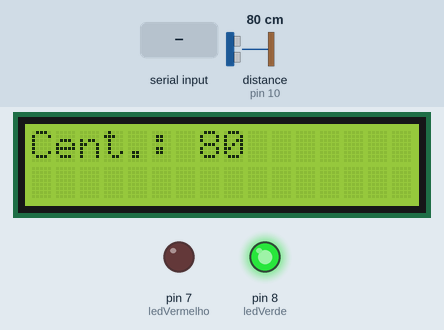
A sketch run on a simulated Arduino Uno, built with avr-gcc and run on an emulated ATmega328P. On the bench: 16×2 character LCD, output pins drawn as LEDs (lit = HIGH). The test bench sets the inputs (shaded band); at power-on: distance to the obstacle (sensor on pin 10) 80 cm. The echo pulse lasts 58.3 µs per cm; what the sketch prints to the serial monitor is not drawn.

Above: at 1.2 s.
1.3 s: "iot2\n" received over Serial
At 3.6 s:
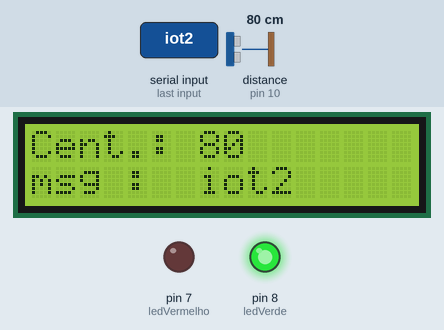
4.5 s: distance to the obstacle (sensor on pin 10) set to 44 cm
At 6.8 s:
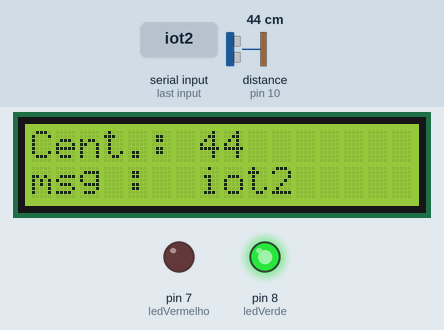
7.1 s: distance to the obstacle (sensor on pin 10) set to 37 cm
At 9.7 s:
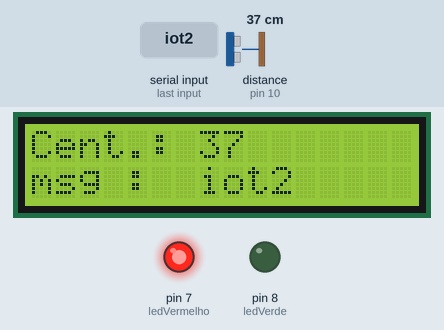
10.0 s: "portao2\n" received over Serial
At 12.9 s:
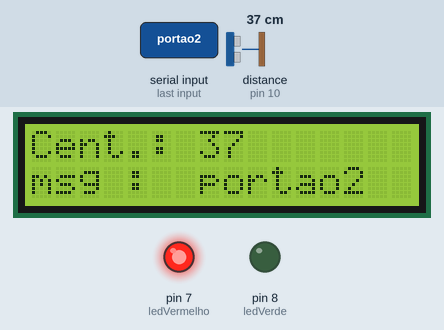
13.2 s: "1" received over Serial
At 15.6 s:
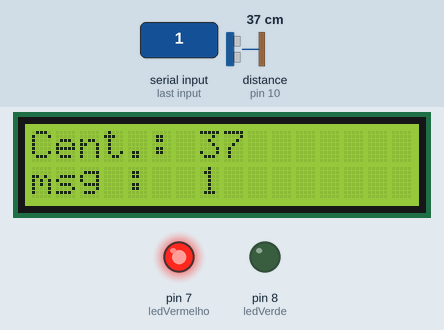
15.9 s: distance to the obstacle (sensor on pin 10) set to 60 cm
At 17.0 s:
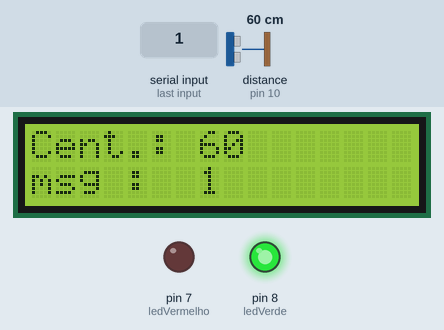
Timing chart, 0 to 18.9 s (numbered marks = the images above; inputs shaded):
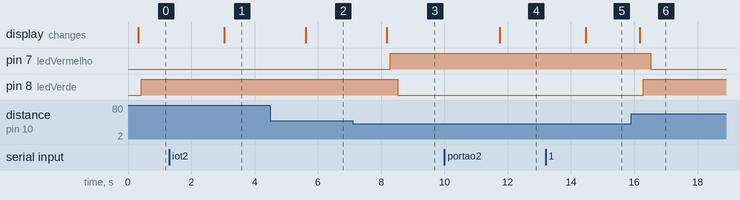

Measured:
- the behaviour switches between 41 and 40 cm on distance to the obstacle (sensor on pin 10) (found by bisection; images 2 and 3)
- after the input at 1.3 s, the display: changes after 1.7 s (image 1)
- after the input at 4.5 s, the display: changes after 1.1 s (image 2)
- after the input at 7.1 s, pin 7 (ledVermelho): LOW → HIGH after 1.2 s; pin 8 (ledVerde): HIGH → LOW after 1.4 s; the display: changes after 1.1 s (image 3)
- after the input at 10.0 s, the display: changes after 1.8 s (image 4)
- after the input at 13.2 s, the display: changes after 1.3 s (image 5)
- after the input at 15.9 s, pin 7 (ledVermelho): HIGH → LOW after 0.63 s; pin 8 (ledVerde): LOW → HIGH after 0.38 s; the display: changes after 0.28 s (image 6)

The sketch:

Projeto2_GestorVagasEstacionamento_v01.ino
```cpp
//Programa : Medidor de distancia com HC-SR04
//Autor : Arduino e Cia

#include <Ultrasonic.h>
#include <LiquidCrystal.h>  //Carrega a biblioteca LCD

//Define o pino do Arduino a ser utilizado com o pino Trigger do sensor
#define PINO_TRIGGER 9
#define ledVerde 8 // verde
#define ledVermelho 7 // vermelho
//Define o pino do Arduino a ser utilizado com o pino Echo do sensor
#define PINO_ECHO 10

//Inicializa o sensor ultrasonico
Ultrasonic ultrasonic(PINO_TRIGGER, PINO_ECHO);

//Define os pinos que serão ligados ao LCD
LiquidCrystal lcd(12, 11, 5, 4, 3, 2);
int statusVG = 0;

void setup()
{
  Serial.begin(9600); //Inicializa a serial
  lcd.begin(16, 2); //Inicializa LCD
  lcd.clear();     //Limpa o LCD
  pinMode(ledVermelho, OUTPUT);
  pinMode(ledVerde, OUTPUT);
}

void loop()
{

  //  digitalWrite(ledVerde,HIGH);
  //  digitalWrite(ledVermelho,HIGH);
  //float cmMsec, inMsec;

  //Le os dados do sensor, com o tempo de retorno do sinal
  //long microsec = ultrasonic.timing();

  //  //Calcula a distancia em centimetros
  //  cmMsec = ultrasonic.convert(microsec, Ultrasonic::CM);
  //  //Calcula a distancia em polegadas
  //  inMsec = ultrasonic.convert(microsec, Ultrasonic::IN);

  //int distancia = 20;

  int distancia = ultrasonic.distanceRead();

  // Escreve o valor da distância no painel Serial
  // Serial.print("Distance in CM: ");
  // Serial.println(distancia);

  delay(250);
  //Apresenta os dados, em centimetros, no LCD e na Serial
  lcd.setCursor(0, 0);
  lcd.print("Cent.: ");
  lcd.print("        ");
  lcd.setCursor(7, 0);
  lcd.print(distancia);

  Serial.print("Cent:  ");
  Serial.println(distancia);

  //Apresenta os dados, em polegadas, no LCD e na Serial
  //  if(msg.equals("")){
  //  lcd.setCursor(0,1);
  //  lcd.print("msg : ");
  //  }
  //  else{
  //  lcd.setCursor(0,1);
  //  lcd.print("msg : ");
  //  lcd.setCursor(7,1);
  //  lcd.print("         ");
  //  lcd.setCursor(7,1);
  //  lcd.print(msg);
  //  }

  if (Serial.available() > 0) {
    String msg = Serial.readString();
    lcd.setCursor(0, 1);
    lcd.print("msg : ");
    lcd.setCursor(7, 1);
    lcd.print("         ");
    lcd.setCursor(7, 1);
    lcd.print(msg);
  }

  //  Serial.print(", Pol. : ");
  //  Serial.println(inMsec);

  delay(100);


  statusVaga(distancia);
  //  if (distancia >= 20 && distancia <= 40) {
  //    Serial.println("Vaga Ocupada");
  //     acenderLed (ledVermelho);
  //     apagarLed(ledVerde);
  //  }
  //  else if (distancia >= 40 && distancia <= 60) {
  //    Serial.println("Vaga Livre");
  //     acenderLed (ledVerde);
  //     apagarLed(ledVermelho);
  //  }
  //  else {
  //    Serial.println("Nada");
  //    apagarLed(ledVermelho);
  //    apagarLed(ledVerde);
  //
  //}

}

//////////////////////////////////////////////
//FUNÇÕES
//////////////////////////////////////////////
/*Função ACENDER Luz*/
int statusVaga(int distancia) {
  if (distancia <= 40) {
    Serial.println("Vaga Ocupada");
    acenderLed (ledVermelho);
    apagarLed(ledVerde);
    return 1;
  }
  else {
    Serial.println("Vaga Livre");
    acenderLed (ledVerde);
    apagarLed(ledVermelho);
    return 0;
  }
  //  else {
  //    Serial.println("Nada");
  //    apagarLed(ledVermelho);
  //    apagarLed(ledVerde);
  //    return false;
  //}

}

/*Função ACENDER Luz*/
void acenderLed (int led) {
  digitalWrite(led, HIGH);
  delay(250);
}

/*Função APAGAR Luz*/
void apagarLed (int led) {
  digitalWrite(led, LOW);
  delay(250);
}

// Função para (re)conectar no mqtt
//boolean reconnect() {
//  if (client.connect("celular", "iot2", "iot2")) {
//    Serial.println("Connected");
//
//    /*Envia uma mensagem para o cloud no topic portao2*/
//    client.publish("portao2", "Online");
//    Serial.println("portao2 sent");
//    feedbackProcessando();
//
//    /*Conecta no topic para receber mensagens*/
//    client.subscribe("portao2");
//    Serial.println("conectado portao2");
//    feedbackConectado();
//  } else {
//    Serial.println("Failed to connect to MQTT server");
//    feedbackFalha();
//  }
//}

//void ligarDesligarLed() {
//  digitalWrite(led, !digitalRead(led));
//  delay(500);
//}

//////////////////////////////////////////////
//FUNÇÕES para FEEDBACK
//////////////////////////////////////////////

///*Feedback CONECTADO Ethernet & MQTT*/
//void feedbackConectado () {
//  digitalWrite(ledVerde, HIGH);
//  digitalWrite(ledVermelho, LOW);
//  digitalWrite(ledAmarelo, LOW);
//}
//
///*Feedback CONECTADO Ethernet*/
//void feedbackConectado1 () {
//  digitalWrite(ledVerde, LOW);
//  digitalWrite(ledVermelho, LOW);
//  digitalWrite(ledAmarelo, HIGH);
//}
//
///*Feedback FALHA NA CONEXÃO*/
//void feedbackFalha () {
//  digitalWrite(ledVerde, LOW);
//  digitalWrite(ledVermelho, HIGH);
//  digitalWrite(ledAmarelo, LOW);
//}
//
///*Feedback PROCESSANDO*/
//void feedbackProcessando () {
//  int x = 1;
//  for (x = 1; x <= 7; x++) {
//    digitalWrite(ledAmarelo, HIGH);
//    delay(100);
//    digitalWrite(ledAmarelo, LOW);
//    delay(100);
//  }
//}
```
